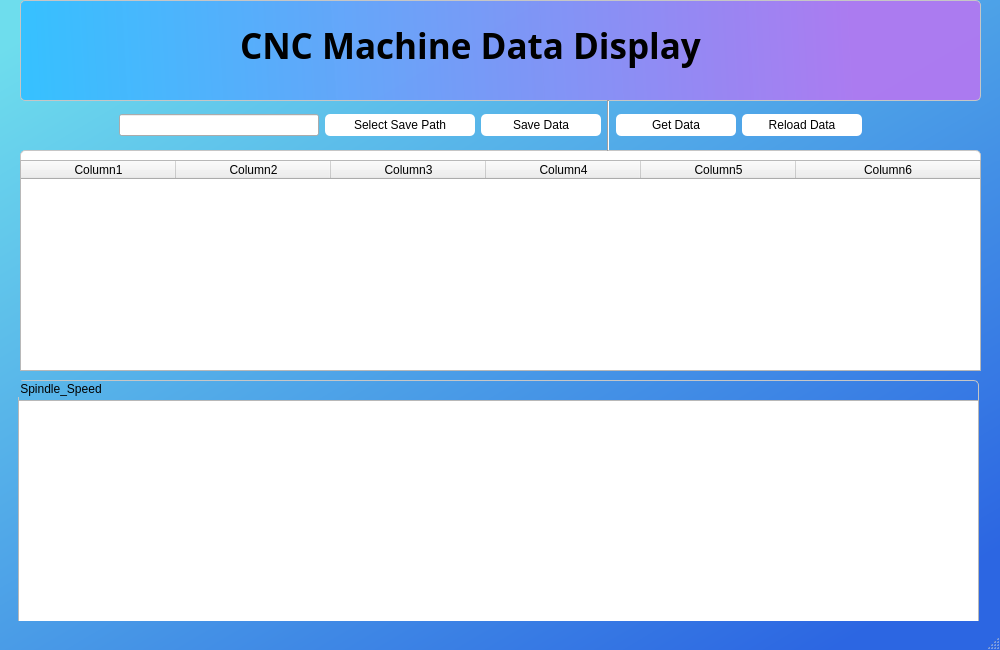
<?xml version="1.0" encoding="UTF-8"?>
<ui version="4.0">
 <class>MainWindow</class>
 <widget class="QMainWindow" name="MainWindow">
  <property name="geometry">
   <rect>
    <x>0</x>
    <y>0</y>
    <width>1000</width>
    <height>650</height>
   </rect>
  </property>
  <property name="windowTitle">
   <string>Show Data</string>
  </property>
  <property name="windowIcon">
   <iconset resource="resource.qrc">
    <normaloff>:/icons/icons/drilling.png</normaloff>:/icons/icons/drilling.png</iconset>
  </property>
  <property name="styleSheet">
   <string notr="true">/*background color*/
#MainWindow {
background-color: qlineargradient(spread:pad, x1:1, y1:1, x2:0.085, y2:0, stop:0.0845771 rgba(44, 102, 226, 255), stop:1 rgba(110, 221, 237, 255))
}

#MainWindow QGroupBox {
	border: 1px solid #c6c6c6;
	border-radius: 5px;
}

#groupBox {
	border: None;
	background-color: qlineargradient(spread:pad, x1:0.95, y1:0.539409, x2:0, y2:0.545, stop:0.0845771 rgba(173, 122, 240, 251), stop:1 rgba(54, 193, 255, 255))
}

#groupBox_2{
	background-color: #ffffff;
}

#MainWindow QPushButton {
	border-radius: 5px;
	border-color: rgb(127, 127, 127);
	background-color: #fff;
	padding: 4px 8px;
	text-align: center;
}

#MainWindow QPushButton:hover{
	background-color:#00aaff;
	color:#fff;
}

#MainWindow QPushButton:pressed{
	padding-left: 10px;
}</string>
  </property>
  <widget class="QWidget" name="centralwidget">
   <widget class="QGroupBox" name="groupBox">
    <property name="geometry">
     <rect>
      <x>20</x>
      <y>0</y>
      <width>961</width>
      <height>101</height>
     </rect>
    </property>
    <property name="font">
     <font>
      <pointsize>12</pointsize>
     </font>
    </property>
    <property name="title">
     <string/>
    </property>
    <widget class="QLabel" name="label">
     <property name="geometry">
      <rect>
       <x>100</x>
       <y>10</y>
       <width>71</width>
       <height>81</height>
      </rect>
     </property>
     <property name="text">
      <string/>
     </property>
     <property name="pixmap">
      <pixmap resource="resource.qrc">:/icons/icons/database.png</pixmap>
     </property>
     <property name="scaledContents">
      <bool>true</bool>
     </property>
    </widget>
    <widget class="QLabel" name="label_2">
     <property name="geometry">
      <rect>
       <x>10</x>
       <y>10</y>
       <width>71</width>
       <height>81</height>
      </rect>
     </property>
     <property name="text">
      <string/>
     </property>
     <property name="pixmap">
      <pixmap resource="resource.qrc">:/icons/icons/drilling.png</pixmap>
     </property>
     <property name="scaledContents">
      <bool>true</bool>
     </property>
    </widget>
    <widget class="QLabel" name="label_3">
     <property name="geometry">
      <rect>
       <x>220</x>
       <y>20</y>
       <width>611</width>
       <height>51</height>
      </rect>
     </property>
     <property name="font">
      <font>
       <family>Cascadia Code SemiBold</family>
       <pointsize>26</pointsize>
       <weight>75</weight>
       <bold>true</bold>
      </font>
     </property>
     <property name="text">
      <string>CNC Machine Data Display</string>
     </property>
    </widget>
   </widget>
   <widget class="QGroupBox" name="groupBox_2">
    <property name="geometry">
     <rect>
      <x>20</x>
      <y>150</y>
      <width>961</width>
      <height>221</height>
     </rect>
    </property>
    <property name="title">
     <string/>
    </property>
    <widget class="QTableWidget" name="tableWidget">
     <property name="geometry">
      <rect>
       <x>0</x>
       <y>10</y>
       <width>961</width>
       <height>211</height>
      </rect>
     </property>
     <attribute name="horizontalHeaderDefaultSectionSize">
      <number>155</number>
     </attribute>
     <attribute name="horizontalHeaderStretchLastSection">
      <bool>true</bool>
     </attribute>
     <attribute name="verticalHeaderVisible">
      <bool>true</bool>
     </attribute>
     <column>
      <property name="text">
       <string>Column1</string>
      </property>
     </column>
     <column>
      <property name="text">
       <string>Сolumn2</string>
      </property>
     </column>
     <column>
      <property name="text">
       <string>Column3</string>
      </property>
     </column>
     <column>
      <property name="text">
       <string>Column4</string>
      </property>
     </column>
     <column>
      <property name="text">
       <string>Column5</string>
      </property>
     </column>
     <column>
      <property name="text">
       <string>Column6</string>
      </property>
     </column>
    </widget>
   </widget>
   <widget class="QGroupBox" name="groupBox_4">
    <property name="geometry">
     <rect>
      <x>18</x>
      <y>380</y>
      <width>961</width>
      <height>241</height>
     </rect>
    </property>
    <property name="title">
     <string>Spindle_Speed</string>
    </property>
    <widget class="QGraphicsView" name="graphicsView">
     <property name="geometry">
      <rect>
       <x>0</x>
       <y>20</y>
       <width>961</width>
       <height>231</height>
      </rect>
     </property>
    </widget>
   </widget>
   <widget class="QWidget" name="widget" native="true">
    <property name="geometry">
     <rect>
      <x>40</x>
      <y>100</y>
      <width>931</width>
      <height>51</height>
     </rect>
    </property>
    <layout class="QHBoxLayout" name="horizontalLayout">
     <item>
      <spacer name="horizontalSpacer_2">
       <property name="orientation">
        <enum>Qt::Horizontal</enum>
       </property>
       <property name="sizeHint" stdset="0">
        <size>
         <width>150</width>
         <height>20</height>
        </size>
       </property>
      </spacer>
     </item>
     <item>
      <widget class="QLineEdit" name="lineEdit">
       <property name="enabled">
        <bool>true</bool>
       </property>
       <property name="minimumSize">
        <size>
         <width>200</width>
         <height>0</height>
        </size>
       </property>
       <property name="readOnly">
        <bool>true</bool>
       </property>
      </widget>
     </item>
     <item>
      <widget class="QPushButton" name="get_path_btn">
       <property name="minimumSize">
        <size>
         <width>150</width>
         <height>0</height>
        </size>
       </property>
       <property name="text">
        <string>Select Save Path</string>
       </property>
       <property name="icon">
        <iconset resource="resource.qrc">
         <normaloff>:/icons/icons/free-icon-file-and-folder-8326488.png</normaloff>:/icons/icons/free-icon-file-and-folder-8326488.png</iconset>
       </property>
      </widget>
     </item>
     <item>
      <widget class="QPushButton" name="save_btn">
       <property name="minimumSize">
        <size>
         <width>120</width>
         <height>0</height>
        </size>
       </property>
       <property name="text">
        <string>Save Data</string>
       </property>
       <property name="icon">
        <iconset resource="resource.qrc">
         <normaloff>:/icons/icons/free-icon-save-2550221.png</normaloff>:/icons/icons/free-icon-save-2550221.png</iconset>
       </property>
      </widget>
     </item>
     <item>
      <widget class="Line" name="line">
       <property name="orientation">
        <enum>Qt::Vertical</enum>
       </property>
      </widget>
     </item>
     <item>
      <widget class="QPushButton" name="get_data_btn">
       <property name="minimumSize">
        <size>
         <width>120</width>
         <height>0</height>
        </size>
       </property>
       <property name="text">
        <string>Get Data</string>
       </property>
       <property name="icon">
        <iconset resource="resource.qrc">
         <normaloff>:/icons/icons/free-icon-search-magnifier-symbol-of-interface-51658.png</normaloff>:/icons/icons/free-icon-search-magnifier-symbol-of-interface-51658.png</iconset>
       </property>
      </widget>
     </item>
     <item>
      <widget class="QPushButton" name="reload_btn">
       <property name="enabled">
        <bool>true</bool>
       </property>
       <property name="minimumSize">
        <size>
         <width>120</width>
         <height>0</height>
        </size>
       </property>
       <property name="text">
        <string>Reload Data</string>
       </property>
       <property name="icon">
        <iconset resource="resource.qrc">
         <normaloff>:/icons/icons/free-icon-reloading-9043724.png</normaloff>:/icons/icons/free-icon-reloading-9043724.png</iconset>
       </property>
      </widget>
     </item>
     <item>
      <spacer name="horizontalSpacer_3">
       <property name="orientation">
        <enum>Qt::Horizontal</enum>
       </property>
       <property name="sizeHint" stdset="0">
        <size>
         <width>180</width>
         <height>20</height>
        </size>
       </property>
      </spacer>
     </item>
    </layout>
   </widget>
  </widget>
  <widget class="QMenuBar" name="menubar">
   <property name="geometry">
    <rect>
     <x>0</x>
     <y>0</y>
     <width>1000</width>
     <height>26</height>
    </rect>
   </property>
  </widget>
  <widget class="QStatusBar" name="statusbar"/>
 </widget>
 <resources>
  <include location="resource.qrc"/>
 </resources>
 <connections/>
</ui>
